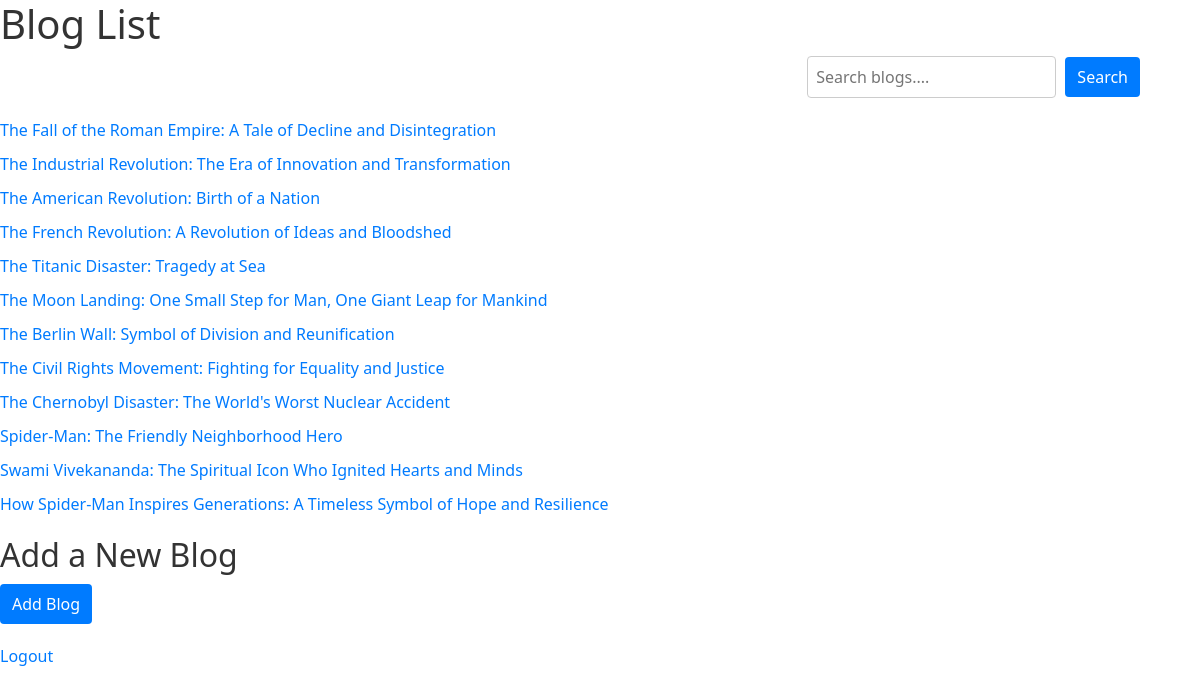
The page /blogs/ (signed in) on the database as committed earlier.
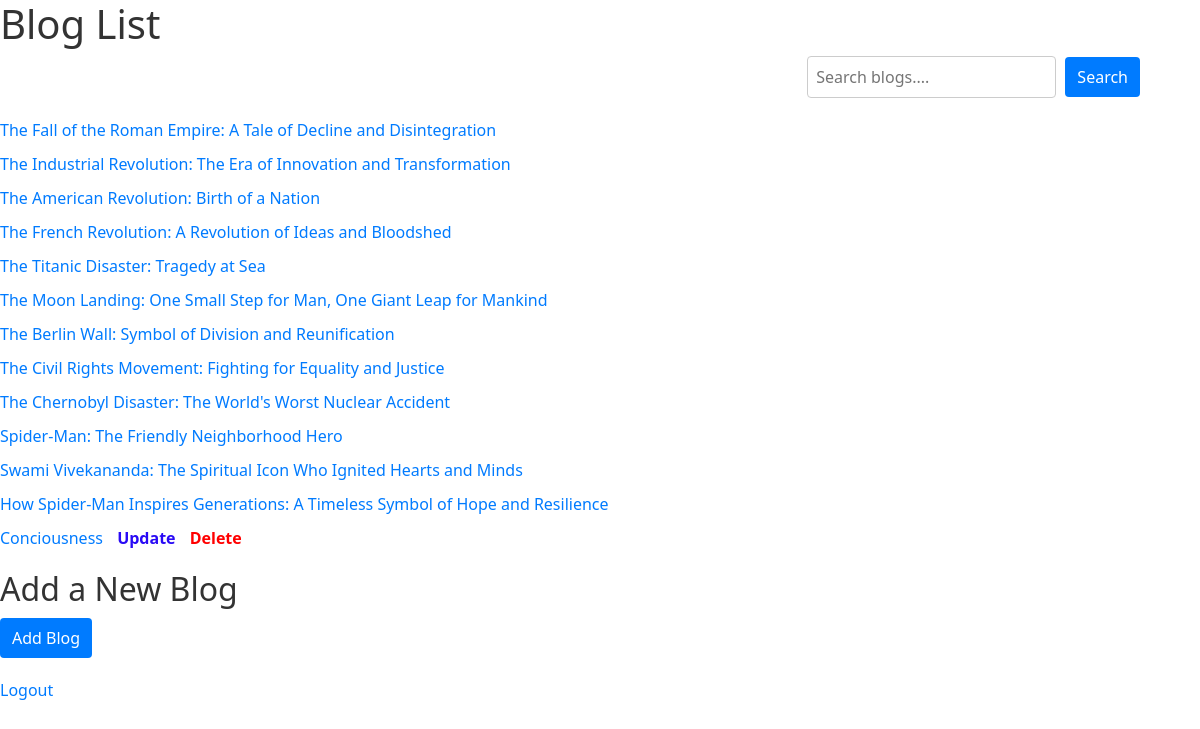
The same page on the database as committed later.
### app/models.py (models this page shows, shortened)
class Blog(models.Model):
    title = models.CharField(max_length=100)
    content = models.TextField()
    owner = models.ForeignKey(settings.AUTH_USER_MODEL, on_delete=models.CASCADE)
    created_at = models.DateTimeField(auto_now_add=True)
    last_updated = models.DateTimeField(auto_now=True)
    image = models.ImageField(upload_to='blog_images/', blank=True, null=True)

### app/views.py (the view)
# urls.py: path('blogs/', BlogListView.as_view(), name = 'blog_list'),
class BlogListView(LoginRequiredMixin, ListView):
    model = Blog
    template_name = 'app/blog_list.html'
    context_object_name = 'blogs'
    login_url = '/login/'
    def get_queryset(self):
        search_query = self.request.GET.get('q')
        if search_query:
            return Blog.objects.filter(title__icontains=search_query)
        else:
            return Blog.objects.all()

### app/templates/app/blog_list.html (shortened to what this page needs)
{% extends 'app/base.html' %}
{% load crispy_forms_tags %}
{% block content %}
    <h1>Blog List</h1>
    <div class="search-bar-container">
    <form method="GET" action="{% url 'blog_list' %}">
        <input type="text" name="q" placeholder="Search blogs....">
        <button type="submit">Search</button>
    </form>
    </div>
    <ul>
        {% for blog in blogs %}
        <li>
            <a href="{% url 'blog_detail' blog.pk %}" class="blog-link">{{ blog.title }}</a>
            {% if user.is_authenticated and blog.owner == user %}
            <a href="{% url 'blog_update' blog.pk %}" class="update-link"><strong>Update</strong></a>
            <a href="{% url 'blog_delete' blog.pk %}" class="delete-link"><strong>Delete</strong></a>
            {% endif %}
        </li>
        {% endfor %}
    </ul>
    <h2>Add a New Blog</h2>
    <form method="post" action="{% url 'blog_create' %}">
        <input type="submit" value="Add Blog">
    </form>
    <a href="{% url 'logout'%}" class="logout-link">Logout</a>
{% endblock %}

Rows that differ between the two databases and show on the page:
added Blog: title "Conciousness", shows "Update"
